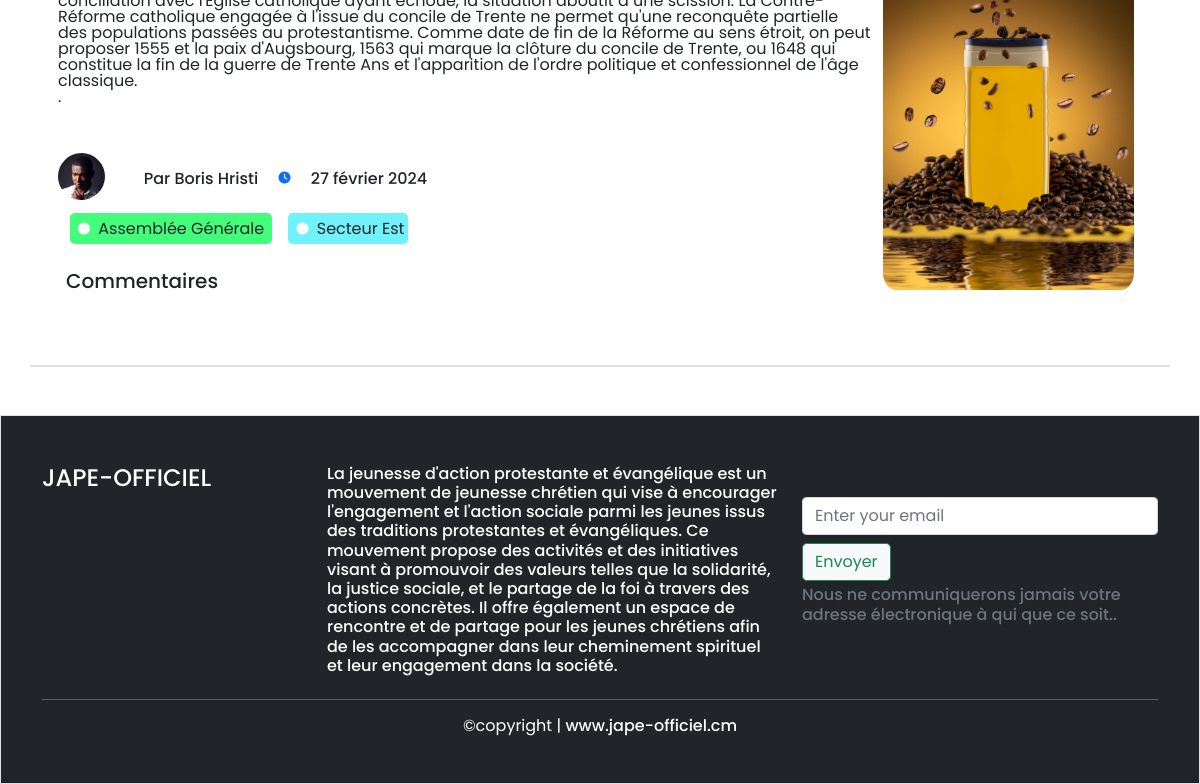
/post/reforme-protestante/ (lower part), run on an earlier commit of the app's database.
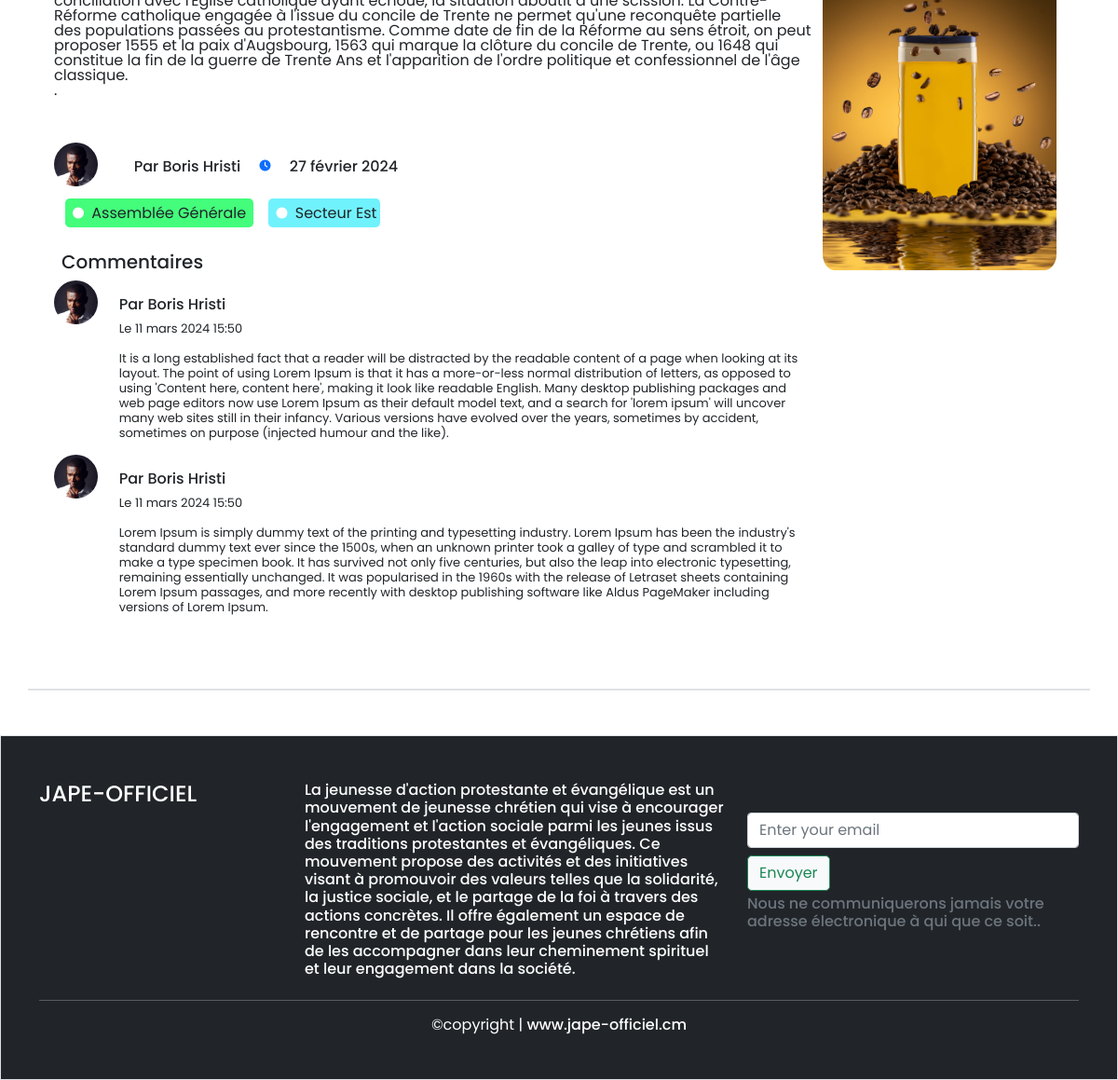
And on a later commit of the database.
### blog/models.py (models this page shows, shortened)
class CategoryPost(models.Model):
    title = models.CharField(max_length=100, unique=True, verbose_name="Categorie")
    cat_slug = models.SlugField(max_length=100, blank=True, editable=True)
    color = ColorField(default='#0D6EFD', unique=True)
    class Meta:
        verbose_name = "Catégorie"

class BlogPost(models.Model):
    title = models.CharField(max_length=255, unique=True, verbose_name='Titre')
    slug = models.SlugField(max_length=255, unique=True, blank=True)
    author = models.ForeignKey(User, on_delete=models.SET_NULL, null=True, blank=True)
    last_update = models.DateTimeField(auto_now=True)
    created_on = models.DateField(blank=True, null=True)
    category = models.ManyToManyField(CategoryPost)
    published = models.BooleanField(default=False, verbose_name="Publié")
    image = models.ImageField(upload_to="images")
    content = models.TextField(blank=True, verbose_name='Contenu')
    class Meta:
        ordering = ['-created_on']
        verbose_name = "Article"
    @property
    def author_or_default(self):
        return f"Par {self.author.first_name} {self.author.last_name}" if self.author else "Par auteur inconnu"

class CommentsPost(models.Model):
    comment = models.TextField()
    post = models.ForeignKey(BlogPost, on_delete=models.SET_NULL, null=True)
    author = models.ForeignKey(User, on_delete=models.SET_NULL, null=True, blank=False)
    last_update = models.DateTimeField(auto_now=True)
    created_on = models.DateTimeField(auto_now=True)
    class Meta:
        ordering = ['-created_on']
        verbose_name = "Comment"

### blog/views.py (the view)
# urls.py: path('post/<str:slug>/', post_view, name="post_view"),
def post_view(request, slug):
    post = BlogPost.objects.get(slug=slug)
    categories_post = post.category.all()
    posts = BlogPost.objects.all().filter(published=True).exclude(slug=post.slug)
    categories = CategoryPost.objects.all()
    comments = CommentsPost.objects.all().filter(post=post)
    print(post.slug)
    print(post.title)
    context = {"post": post, "posts": posts[:4], "categories": categories[:6], "categories_post": categories_post,
               "comments": comments}
    return render(request, "blog/post_view.html", context)

### blog/templates/blog/post_view.html (shortened to what the changed rows need)
{% extends 'base.html' %}
{% load static %}
{% block content %}
<section class="container">
    <div class="col-12">
        <div class="row container m-0 mt-3 p-3">
            <div class="col-lg-9 p-0">
                <article>
                    <div>
                        <p class="poppins-light post-design">{{ post.content|safe }}.</p>
                    </div>
                    <div class="mt-5 p-0">
                        <div class="row">
                            <div class="col-8 my-3">
                                <span class="h6 ms-3"><a href="#"
                                                         class="title-link">{{ post.author_or_default }}</a></span>
                                <i class="fa-solid fa-clock fa-xs mx-3" style="color: #0D6EFD"></i>
                                <span class="h6"> {{ post.created_on }}</span>
                            </div>
                        </div>
                        <div class="col-12 ms-1">
                            {% for category_post in categories_post %}
                            <a style="text-decoration: none" class="m-1 p-1"
                               href="{%url 'category' category=category_post.cat_slug %}">
                                {% if category_post.color == '#0D6EFD' %}
                                <span style="background-color: {{ category_post.color }}; color: darkred"
                                      class="p-1 rounded-3">
                                {% else %}
                                <span style="background-color: {{ category_post.color }};"
                                      class="p-1 rounded-3 text-dark">
                                {% endif %}
                                    <i class="fa-solid fa-circle p-1 pt-3 pb-3 fa-xs" style="color: #ffffff;"></i>
                                    {{ category_post.title }}
                                </span>
                            </a>
                            {% endfor %}
                        </div>
                    </div>
                    <div class="mt-3">
                        <div class="row">
                            {% for comment in comments %}
                            <div class="col-1">
                                <img width="47px" class="rounded-circle"
                                     src="{% static 'img/profil_app.jpg' %}"
                                     alt="image profil">
                            </div>
                            <div class="col-11 mb-3">
                                <div class="my-3">
                                    <span class="h6 d-block">
                                        <a href="#" class="title-link">{{ post.author_or_default }}</a>
                                    </span>
                                    <span class="" style="font-size: small"> Le {{ comment.created_on }}</span>
                                </div>
                                <div>
                                    <span class="" style="font-size: small">
                                        {{ comment.comment }}
                                    </span>
                                </div>
                            </div>
                            {% endfor %}
                        </div>
                    </div>
                </article>
            </div>
        </div>
    </div>
</section>
{% endblock %}

What changed in the data, as far as the page shows it:
now on this page (row edited): CommentsPost: {{ post.author_or_default }} "Par Boris Hristi", created_on "11 mars 2024 15:50", comment "It is a long established fact that a reader will be distracted by the readable content of a page when looking at its layout. The point of using Lorem Ipsum is that it has a more-or-less normal distribution of letters, as opposed to using 'Content here, content here', making it look like readable English. Many desktop publishing packages and web page editors now use Lorem Ipsum as their default model text, and a search for 'lorem ipsum' will uncover many web sites still in their infancy. Various versions have evolved over the years, sometimes by accident, sometimes on purpose (injected humour and the like)."
now on this page (row edited): CommentsPost: {{ post.author_or_default }} "Par Boris Hristi", created_on "11 mars 2024 15:50", comment "Lorem Ipsum is simply dummy text of the printing and typesetting industry. Lorem Ipsum has been the industry's standard dummy text ever since the 1500s, when an unknown printer took a galley of type and scrambled it to make a type specimen book. It has survived not only five centuries, but also the leap into electronic typesetting, remaining essentially unchanged. It was popularised in the 1960s with the release of Letraset sheets containing Lorem Ipsum passages, and more recently with desktop publishing software like Aldus PageMaker including versions of Lorem Ipsum."
